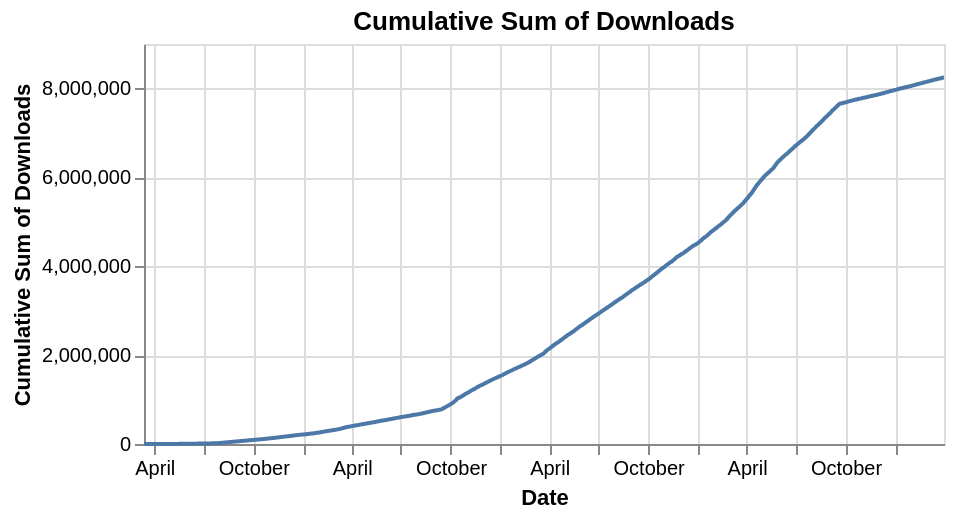

Vega-Lite specification stored for this chart:
### Vega-Lite specification from a JSON file in a GitHub repository (floating-point values rounded to 4 significant figures; data arrays with more than 128 entries replaced by an {"elided": "..."} marker saying what was removed)
{"config": {"view": {"continuousWidth": 400, "continuousHeight": 300}}, "data": {"name": "data-0e97a024e2f20386c110fdcdfa36f267"}, "mark": "line", "encoding": {"tooltip": [{"field": "date", "format": "%Y-%m-%d", "title": "Date", "type": "temporal"}, {"field": "cumulative_sum", "format": ",.0f", "title": "Cumulative Sum of Downloads", "type": "quantitative"}], "x": {"axis": {"title": "Date"}, "field": "date", "type": "temporal"}, "y": {"axis": {"title": "Cumulative Sum of Downloads"}, "field": "cumulative_sum", "type": "quantitative"}}, "height": 200, "title": "Cumulative Sum of Downloads", "transform": [{"window": [{"op": "sum", "field": "download_count", "as": "cumulative_sum"}], "sort": [{"field": "date"}]}], "$schema": "https://vega.github.io/schema/vega-lite/v4.17.0.json", "datasets": {"data-0e97a024e2f20386c110fdcdfa36f267": {"elided": "1475 records"}}}
